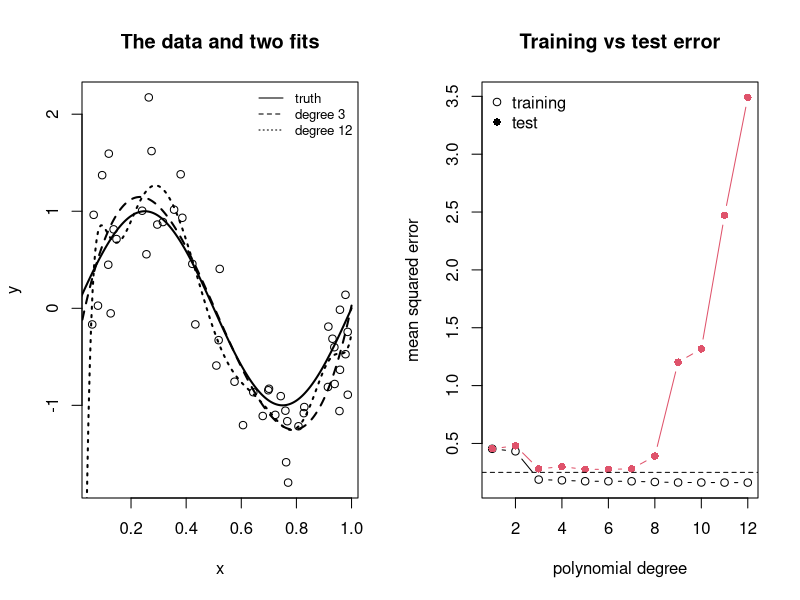
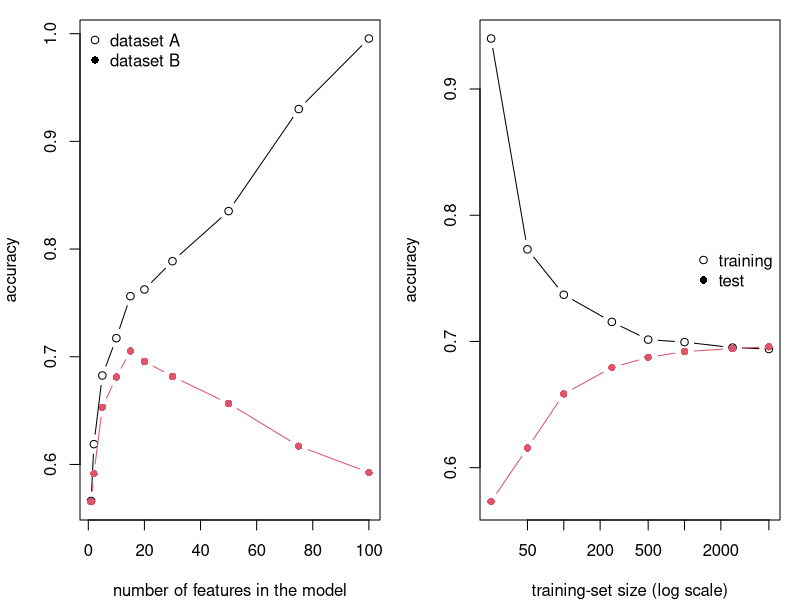

Recreate these plots in R, in order.
## ---- chunk 1
#| label: fig-overfit
#| fig-cap: "One training set of 50 points from a known curve (left: the true curve, a degree-3 fit, and a degree-12 fit) and the two error curves (right). Training MSE falls forever as the degree rises; test MSE falls, bottoms out, and then climbs. The dashed line marks the noise floor, the error a perfect model would still make."
#| fig-width: 8
#| fig-height: 3.4
set.seed(6)
f <- function(x) sin(2 * pi * x)
n <- 50
train <- data.frame(x = runif(n))
train$y <- f(train$x) + rnorm(n, sd = 0.5)
test <- data.frame(x = runif(10000))
test$y <- f(test$x) + rnorm(10000, sd = 0.5)

mse <- function(m, d) mean((d$y - predict(m, d))^2)
degrees <- 1:12
errs <- sapply(degrees, function(k) {
  m <- lm(y ~ poly(x, k), data = train)
  c(train = mse(m, train), test = mse(m, test))
})

par(mfrow = c(1, 2))
grid <- data.frame(x = seq(0, 1, length.out = 200))
plot(train$x, train$y, xlab = "x", ylab = "y", main = "The data and two fits")
lines(grid$x, f(grid$x), lwd = 2)
lines(grid$x, predict(lm(y ~ poly(x, 3), train), grid), lty = 2, lwd = 2)
lines(grid$x, predict(lm(y ~ poly(x, 12), train), grid), lty = 3, lwd = 2)
legend("topright", c("truth", "degree 3", "degree 12"), lty = 1:3, bty = "n", cex = 0.8)
matplot(degrees, t(errs), type = "b", pch = c(1, 16), lty = 1,
        xlab = "polynomial degree", ylab = "mean squared error",
        main = "Training vs test error")
abline(h = 0.25, lty = 2)
legend("topleft", c("training", "test"), pch = c(1, 16), bty = "n")
## ---- chunk 2
#| label: decomposition
set.seed(7)
sims <- 2000
x0 <- 0.25
pred_at_x0 <- function(k) replicate(sims, {
  x <- runif(n)
  y <- f(x) + rnorm(n, sd = 0.5)
  predict(lm(y ~ poly(x, k)), newdata = data.frame(x = x0))
})
res <- sapply(c(1, 3, 12), pred_at_x0)
tab <- t(apply(res, 2, function(p) {
  c(bias2 = (mean(p) - f(x0))^2, variance = var(p), noise = 0.25,
    total = (mean(p) - f(x0))^2 + var(p) + 0.25)
}))
rownames(tab) <- paste("degree", c(1, 3, 12))
round(tab, 3)
## ---- chunk 3
#| label: wrong-model-decomposition
set.seed(11)
g <- 3; b <- 0.15; n_train <- 20
gen <- function(n) {
  medication <- rnorm(n); motivation <- rnorm(n)
  exercise   <- g * motivation + rnorm(n)
  symptoms   <- g * motivation + b * medication + rnorm(n)
  data.frame(symptoms, exercise, medication)
}
test  <- gen(20000)
forms <- list(true  = symptoms ~ medication,
              both  = symptoms ~ exercise + medication,
              wrong = symptoms ~ exercise)
mses <- replicate(2000, {
  d <- gen(n_train)
  sapply(forms, function(f)
    mean((test$symptoms - predict(lm(f, d), test))^2))
})
round(rowMeans(mses), 2)
## ---- chunk 4
#| label: noise-predictors
set.seed(9)
make_data <- function(n, p_junk = 60) {
  x1 <- rnorm(n); x2 <- rnorm(n)
  y  <- 1 + 0.5 * x1 - 0.5 * x2 + rnorm(n)
  X  <- cbind(x1, x2, matrix(rnorm(n * p_junk), n, p_junk))
  colnames(X) <- c("x1", "x2", paste0("junk", seq_len(p_junk)))
  list(X = X, y = y)
}
test62 <- make_data(10000)
for (p_junk in c(0, 20, 60)) {
  tr   <- make_data(100)
  keep <- seq_len(2 + p_junk)
  fit  <- lm(y ~ ., data = data.frame(y = tr$y, tr$X[, keep]))
  err  <- mean((test62$y - predict(fit, data.frame(test62$X[, keep])))^2)
  cat(p_junk, "junk predictors: test MSE", round(err, 2), "\n")
}
## ---- chunk 5
#| label: shrinkage
#| message: false
library(glmnet)
library(randomForest)
set.seed(10)
tr    <- make_data(100)
ols   <- lm(y ~ ., data = data.frame(y = tr$y, tr$X))
# alpha = 0 is ridge regression, alpha = 1 the lasso
ridge <- cv.glmnet(tr$X, tr$y, alpha = 0)
lasso <- cv.glmnet(tr$X, tr$y, alpha = 1)
forest <- randomForest(x = tr$X, y = tr$y)
mse_of <- function(m)
  mean((test62$y - predict(m, newx = test62$X, s = "lambda.min"))^2)
ols_mse <- mean((test62$y - predict(ols, data.frame(test62$X)))^2)
round(c(ols = ols_mse, ridge = mse_of(ridge), lasso = mse_of(lasso),
        forest = mean((test62$y - predict(forest, test62$X))^2)), 2)
# the number of predictors the lasso kept
sum(coef(lasso, s = "lambda.min") != 0) - 1
## ---- chunk 6
#| label: fig-features-exercise
#| echo: false
#| fig-cap: "Accuracy of models using an increasing number of ranked features, all fitted to 200 training cases, evaluated on two datasets A and B. Each point averages many training sets."
#| fig-width: 6
#| fig-height: 3.6
set.seed(13)
p_max <- 100
beta_f <- c(rep(0.5, 5), rep(0.3, 10), rep(0, 85))
gen_feat <- function(n) {
  X <- matrix(rnorm(n * p_max), n, p_max)
  list(X = X, y = rbinom(n, 1, plogis(X %*% beta_f)))
}
test_f <- gen_feat(20000)
ks <- c(1, 2, 5, 10, 15, 20, 30, 50, 75, 100)
accf <- sapply(ks, function(k) rowMeans(replicate(40, {
  d <- gen_feat(200)
  df <- data.frame(y = d$y, d$X[, 1:k, drop = FALSE])
  m <- suppressWarnings(glm(y ~ ., data = df, family = binomial))
  te <- data.frame(test_f$X[, 1:k, drop = FALSE]); names(te) <- names(df)[-1]
  c(A = mean((predict(m, df, type = "response") > 0.5) == d$y),
    B = mean((suppressWarnings(predict(m, te, type = "response")) > 0.5)
             == test_f$y))
})))
par(mar = c(4, 4, 1, 1))
matplot(ks, t(accf), type = "b", pch = c(1, 16), lty = 1,
        xlab = "number of features in the model", ylab = "accuracy")
legend("topleft", c("dataset A", "dataset B"), pch = c(1, 16), bty = "n")
## ---- chunk 7
#| label: fig-learning-exercise
#| fig-cap: "Accuracy of one classifier as a function of training-set size, measured on the training data and on held-out data. Each point averages many training sets of that size."
#| fig-width: 6
#| fig-height: 3.6
set.seed(12)
p_all <- 10
gen_cls <- function(n) {
  X <- matrix(rnorm(n * p_all), n, p_all)
  colnames(X) <- paste0("x", 1:p_all)
  p <- plogis(0.8 * X[, 1] - 0.8 * X[, 2])
  data.frame(y = rbinom(n, 1, p), X)
}
test_cls <- gen_cls(20000)
sizes <- c(25, 50, 100, 250, 500, 1000, 2500, 5000)
acc <- sapply(sizes, function(n) rowMeans(replicate(40, {
  d <- gen_cls(n)
  m <- suppressWarnings(glm(y ~ ., data = d, family = binomial))
  p_tr <- predict(m, d, type = "response")
  p_te <- suppressWarnings(predict(m, test_cls, type = "response"))
  c(train = mean((p_tr > 0.5) == d$y),
    test  = mean((p_te > 0.5) == test_cls$y))
})))
par(mar = c(4, 4, 1, 1))
matplot(sizes, t(acc), type = "b", pch = c(1, 16), lty = 1,
        log = "x", xlab = "training-set size (log scale)",
        ylab = "accuracy")
legend("right", c("training", "test"), pch = c(1, 16), bty = "n")
